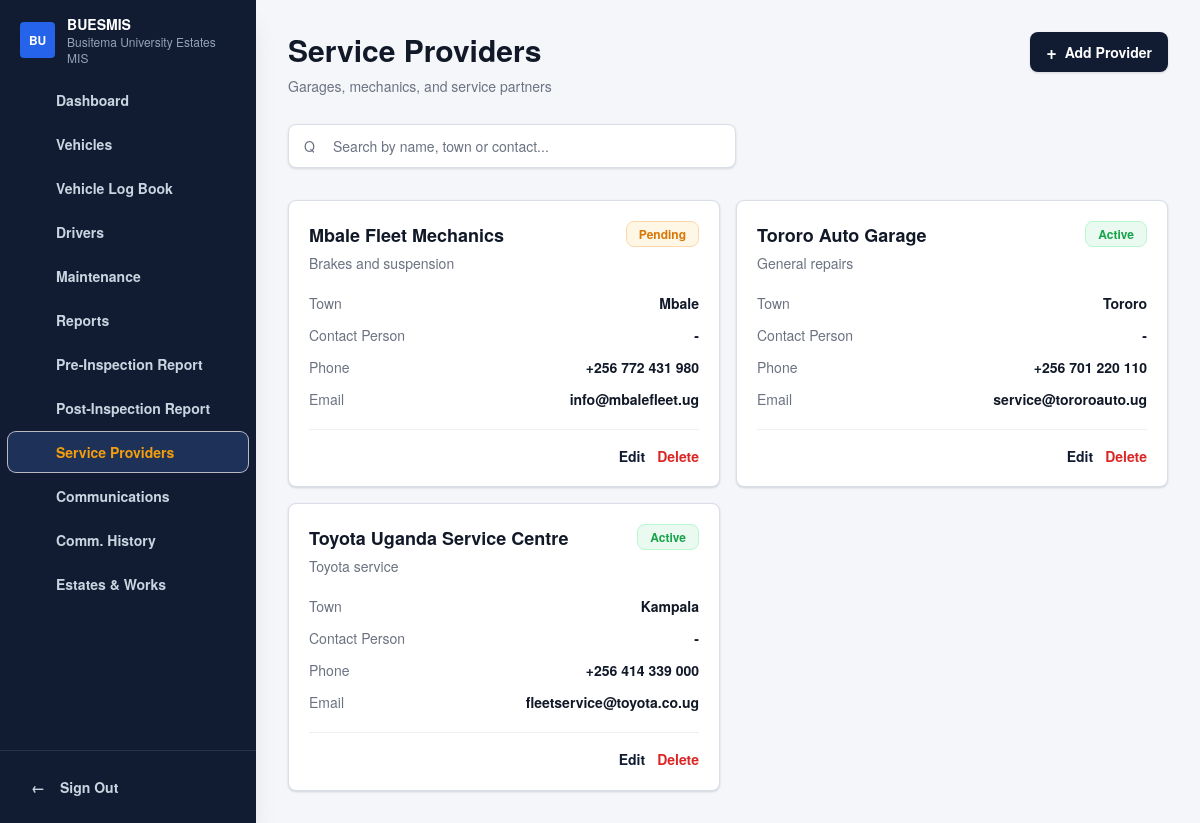
/modules/service-providers/index.php, run on the app's committed database.
### tables this page shows
CREATE TABLE `service_providers` (
  `id` int(10) UNSIGNED NOT NULL,
  `name` varchar(150) NOT NULL,
  `town` varchar(100) DEFAULT NULL,
  `contact_person` varchar(120) DEFAULT NULL,
  `phone` varchar(30) DEFAULT NULL,
  `email` varchar(150) DEFAULT NULL,
  `specialty` varchar(150) DEFAULT NULL,
  `status` enum('active','pending','inactive') NOT NULL DEFAULT 'active',
  `created_at` timestamp NOT NULL DEFAULT current_timestamp(),
  `updated_at` timestamp NULL DEFAULT NULL ON UPDATE current_timestamp()
);

### handlers/provider.php (called while the page is built, shortened)
<?php
require_once __DIR__ . '/../config/database.php';
function providerHandlerUrl(): string
{
    return '/fleet-system/handlers/provider.php';
}
function providerPullFlash(): ?array
{
    if (!isset($_SESSION['provider_flash']) || !is_array($_SESSION['provider_flash'])) {
        return null;
    }
    $flash = $_SESSION['provider_flash'];
    return $flash;
}
function providerNormalizeStatus(string $status): string
{
    return ucfirst($status);
}
function providerFetchPageData(): array
{
    $flash = providerPullFlash();
    $notification = $flash['notification'] ?? null;
    $formData = $flash['form_data'] ?? [];
    $openModal = (bool) ($flash['open_modal'] ?? false);
    $formMode = $flash['form_mode'] ?? 'create';
    $providers = [];
    try {
        $statement = fleetDb()->query(
            'SELECT
                id,
                name,
                town,
                contact_person,
                phone,
                email,
                specialty,
                status
            FROM service_providers
            ORDER BY name ASC, id ASC'
        );
        foreach ($statement->fetchAll() as $row) {
            $providers[] = [
                'id' => (int) $row['id'],
                'name_raw' => $row['name'],
                'town_raw' => $row['town'] ?? '',
                'contact_person_raw' => $row['contact_person'] ?? '',
                'phone_raw' => $row['phone'] ?? '',
                'email_raw' => $row['email'] ?? '',
                'specialty_raw' => $row['specialty'] ?? '',
                'status_raw' => $row['status'],
                'name' => $row['name'],
                'town' => $row['town'] ?: '-',
                'contact_person' => $row['contact_person'] ?: '-',
                'contact' => $row['phone'] ?: '-',
                'email' => $row['email'] ?: '-',
                'specialty' => $row['specialty'] ?: 'General service support',
                'status' => providerNormalizeStatus((string) $row['status']),
            ];
        }
    } catch (Throwable $exception) {
        $notification = [
            'type' => 'error',
            'title' => 'Unable to load service providers',
            'message' => 'The service providers could not be loaded from the database right now.',
        ];
    }
    return [
        'providers' => $providers,
        'hasProviders' => count($providers) > 0,
        'providerNotification' => $notification,
        'providerFormData' => $formData,
        'shouldOpenProviderModal' => $openModal,
        'providerFormMode' => $formMode,
        'providerFormAction' => providerHandlerUrl(),
    ];
}

### config/database.php (called while the page is built, shortened)
<?php
$dbHost = getenv('FLEET_DB_HOST') ?: '127.0.0.1';
$dbPort = getenv('FLEET_DB_PORT') ?: '3306';
$dbName = getenv('FLEET_DB_NAME') ?: 'fleet_system';
$dbUser = getenv('FLEET_DB_USER') ?: 'root';
$dbPass = getenv('FLEET_DB_PASS') ?: '';
$dsn = sprintf(
    'mysql:host=%s;port=%s;dbname=%s;charset=utf8mb4',
    $dbHost,
    $dbPort,
    $dbName
);
try {
    $pdo = new PDO($dsn, $dbUser, $dbPass, [
        PDO::ATTR_ERRMODE => PDO::ERRMODE_EXCEPTION,
        PDO::ATTR_DEFAULT_FETCH_MODE => PDO::FETCH_ASSOC,
        PDO::ATTR_EMULATE_PREPARES => false,
    ]);
} catch (PDOException $e) {
    http_response_code(500);
    die('Database connection failed. Please confirm MySQL is running and the fleet_system database exists.');
}
function fleetDb(): PDO
{
    global $pdo;
    return $pdo;
}

### modules/service-providers/index.php (the view, shortened to what this page needs)
<?php
require_once __DIR__ . '/../../handlers/provider.php';
extract(providerFetchPageData());
include __DIR__ . '/../../includes/header.php';
include __DIR__ . '/../../includes/sidebar.php';
?>
<main class="min-h-screen lg:pl-64">
    <div class="mx-auto max-w-[1320px] px-4 py-8 sm:px-6 lg:px-8">
        <div class="mb-7 flex flex-col gap-4 lg:flex-row lg:items-start lg:justify-between">
            <div>
                <h1 class="text-2xl font-extrabold tracking-normal text-fleet-ink sm:text-3xl">Service Providers</h1>
                <p class="mt-2 text-sm text-fleet-muted">Garages, mechanics, and service partners</p>
            </div>
            <div class="flex flex-wrap items-center gap-3">
                <button type="button" data-open-provider-modal class="inline-flex h-10 items-center gap-2 rounded-lg bg-fleet-sidebar px-4 text-sm font-semibold text-white shadow-fleet-card hover:bg-fleet-sidebar-active">
                    <span class="text-lg leading-none">+</span>
                    <span>Add Provider</span>
                </button>
            </div>
        </div>
        <section class="<?= $hasProviders ? 'block' : 'hidden'; ?> mb-8">
            <div class="max-w-md">
                <label class="relative block">
                    <span class="pointer-events-none absolute left-4 top-1/2 -translate-y-1/2 text-fleet-muted">Q</span>
                    <input id="provider-search" type="search" class="h-11 w-full rounded-lg border border-fleet-line bg-fleet-surface py-2 pl-11 pr-4 text-sm text-fleet-ink shadow-sm outline-none transition placeholder:text-fleet-muted focus:border-fleet-primary focus:ring-4 focus:ring-blue-100" placeholder="Search by name, town or contact...">
                </label>
            </div>
        </section>
        <section class="<?= $hasProviders ? 'grid' : 'hidden'; ?> gap-4 md:grid-cols-2 xl:grid-cols-3" data-provider-list>
            <?php foreach ($providers as $provider): ?>
                <article
                    class="provider-card interactive-card rounded-lg border border-fleet-line bg-fleet-surface p-5 shadow-fleet-card"
                    data-search="<?= htmlspecialchars(strtolower(implode(' ', [$provider['name'], $provider['town'], $provider['contact_person'], $provider['contact'], $provider['email'], $provider['specialty'], $provider['status']])), ENT_QUOTES, 'UTF-8'); ?>"
                    data-provider-id="<?= htmlspecialchars((string) $provider['id'], ENT_QUOTES, 'UTF-8'); ?>"
                    data-name="<?= htmlspecialchars($provider['name_raw'], ENT_QUOTES, 'UTF-8'); ?>"
                    data-town="<?= htmlspecialchars($provider['town_raw'], ENT_QUOTES, 'UTF-8'); ?>"
                    data-contact-person="<?= htmlspecialchars($provider['contact_person_raw'], ENT_QUOTES, 'UTF-8'); ?>"
                    data-phone="<?= htmlspecialchars($provider['phone_raw'], ENT_QUOTES, 'UTF-8'); ?>"
                    data-email="<?= htmlspecialchars($provider['email_raw'], ENT_QUOTES, 'UTF-8'); ?>"
                    data-specialty="<?= htmlspecialchars($provider['specialty_raw'], ENT_QUOTES, 'UTF-8'); ?>"
                    data-status="<?= htmlspecialchars($provider['status_raw'], ENT_QUOTES, 'UTF-8'); ?>"
                >
                    <div class="flex items-start justify-between gap-4">
                        <div>
                            <h2 class="text-lg font-extrabold text-fleet-ink"><?= htmlspecialchars($provider['name'], ENT_QUOTES, 'UTF-8'); ?></h2>
                            <p class="mt-1 text-sm text-fleet-muted"><?= htmlspecialchars($provider['specialty'], ENT_QUOTES, 'UTF-8'); ?></p>
                        </div>
                        <?php if ($provider['status'] === 'Active'): ?>
                            <span class="rounded-lg border border-green-200 bg-fleet-success-soft px-3 py-1 text-xs font-semibold text-fleet-success">Active</span>
                        <?php elseif ($provider['status'] === 'Pending'): ?>
                            <span class="rounded-lg border border-orange-200 bg-fleet-warning-soft px-3 py-1 text-xs font-semibold text-fleet-warning-strong">Pending</span>
                        <?php else: ?>
                            <span class="rounded-lg border border-slate-200 bg-slate-100 px-3 py-1 text-xs font-semibold text-slate-600">Inactive</span>
                        <?php endif; ?>
                    </div>
                    <div class="mt-5 space-y-3 text-sm">
                        <p class="flex justify-between gap-4"><span class="text-fleet-muted">Town</span><span class="font-semibold text-fleet-ink"><?= htmlspecialchars($provider['town'], ENT_QUOTES, 'UTF-8'); ?></span></p>
                        <p class="flex justify-between gap-4"><span class="text-fleet-muted">Contact Person</span><span class="font-semibold text-fleet-ink"><?= htmlspecialchars($provider['contact_person'], ENT_QUOTES, 'UTF-8'); ?></span></p>
                        <p class="flex justify-between gap-4"><span class="text-fleet-muted">Phone</span><span class="font-semibold text-fleet-ink"><?= htmlspecialchars($provider['contact'], ENT_QUOTES, 'UTF-8'); ?></span></p>
                        <p class="flex justify-between gap-4"><span class="text-fleet-muted">Email</span><span class="font-semibold text-fleet-ink"><?= htmlspecialchars($provider['email'], ENT_QUOTES, 'UTF-8'); ?></span></p>
                    </div>
                    <div class="mt-5 flex justify-end gap-3 border-t border-fleet-line-soft pt-4">
                        <button type="button" data-edit-provider-entry class="text-sm font-semibold text-fleet-sidebar hover:text-fleet-primary">Edit</button>
                        <form
                            action="<?= htmlspecialchars($providerFormAction, ENT_QUOTES, 'UTF-8'); ?>"
                            method="post"
                            data-delete-name="<?= htmlspecialchars($provider['name'], ENT_QUOTES, 'UTF-8'); ?>"
                            data-delete-detail="<?= htmlspecialchars(trim($provider['specialty'] . ' - ' . $provider['town']), ENT_QUOTES, 'UTF-8'); ?>"
                        >
                            <button type="submit" data-open-provider-delete class="text-sm font-semibold text-fleet-danger hover:text-fleet-danger-strong">Delete</button>
                        </form>
                    </div>
                </article>
            <?php endforeach; ?>
        </section>
    </div>
</main>
<?php include __DIR__ . '/../../includes/footer.php'; ?>

### data on the page
service_providers: name "Mbale Fleet Mechanics", specialty "Brakes and suspension", shows "Pending", town "Mbale", contact_person "-", phone "+256 772 431 980", email "info@mbalefleet.ug"
service_providers: name "Tororo Auto Garage", specialty "General repairs", shows "Active", town "Tororo", contact_person "-", phone "+256 701 220 110", email "service@tororoauto.ug"
service_providers: name "Toyota Uganda Service Centre", specialty "Toyota service", shows "Active", town "Kampala", contact_person "-", phone "+256 414 339 000", email "fleetservice@toyota.co.ug"

### other printed values
$item['label'] "Dashboard"
$item['label'] "Vehicles"
$item['label'] "Vehicle Log Book"
$item['label'] "Drivers"
$item['label'] "Maintenance"
$item['label'] "Reports"
$item['label'] "Pre-Inspection Report"
$item['label'] "Post-Inspection Report"
$item['label'] "Service Providers"
$item['label'] "Communications"
$item['label'] "Comm. History"
$item['label'] "Estates & Works"
